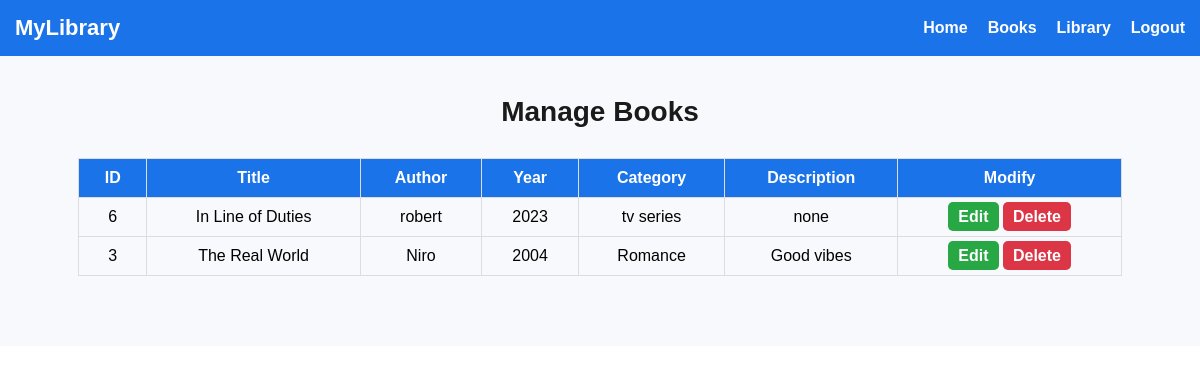
Page /manageBook.php (signed in) on the committed database.
### tables this page shows
CREATE TABLE `books` (
  `id` int(11) NOT NULL,
  `title` varchar(255) NOT NULL,
  `author` varchar(255) NOT NULL,
  `year` int(4) NOT NULL,
  `category` varchar(100) NOT NULL,
  `description` text DEFAULT NULL
);

### manageBook.php (the view, shortened to what this page needs)
<?php
$host = "localhost";
$user = "root";
$password = "";
$dbname = "library_db";
$conn = new mysqli($host, $user, $password, $dbname);
$sql = "SELECT * FROM books ORDER BY id DESC";
$result = $conn->query($sql);
?>
<!DOCTYPE html>
<html lang="en">
<head>
    <link rel="stylesheet" href="style.css">
</head>
<body>
<nav class="navbar">
    <div class="logo">MyLibrary</div>
    <ul class="menu">
        <li><a href="index.php">Home</a></li>
        <li><a href="books.php">Books</a></li>
        <li><a href="library.php" class="active">Library</a></li>
        <li><a href="logout.php">Logout</a></li>
    </ul>
</nav>
<section class="books-section">
    <h2 class="section-title">Manage Books</h2>
    <table>
        <tr>
            <th>ID</th>
            <th>Title</th>
            <th>Author</th>
            <th>Year</th>
            <th>Category</th>
            <th>Description</th>
            <th>Modify</th>
        </tr>
        <?php if($result->num_rows > 0): ?>
            <?php while($row = $result->fetch_assoc()): ?>
            <tr>
                <td><?= $row['id'] ?></td>
                <td><?= htmlspecialchars($row['title']) ?></td>
                <td><?= htmlspecialchars($row['author']) ?></td>
                <td><?= $row['year'] ?></td>
                <td><?= htmlspecialchars($row['category']) ?></td>
                <td><?= htmlspecialchars($row['description']) ?></td>
                <td>
                    <a href="editBook.php?id=<?= $row['id'] ?>" class="edit">Edit</a>
                    <a href="deleteBook.php?id=<?= $row['id'] ?>" class="delete" onclick="return confirm('Are you sure?')">Delete</a>
                </td>
            </tr>
            <?php endwhile; ?>
        <?php else: ?>
            <tr><td colspan="7">No books found.</td></tr>
        <?php endif; ?>
    </table>
</section>
</body>
</html>

### style.css (style rules this page uses)
* { margin: 0; padding: 0; font-family: Arial, sans-serif; }
.navbar { background: #1a73e8; padding: 15px; display: flex; justify-content: space-between; align-items: center; }
.logo { color: #fff; font-size: 22px; font-weight: bold; }
.menu { list-style: none; display: flex; }
.menu li { margin-left: 20px; }
.menu li a { color: #fff; text-decoration: none; font-weight: bold; }
.books-section { padding: 40px 20px; background: #f8f9fc; }
.section-title { text-align: center; font-size: 28px; margin-bottom: 30px; color: #1a1a1a; }

### manageBook.php (style rules this page uses)
table { width: 90%; margin: 30px auto; border-collapse: collapse; }
th, td { padding: 10px 15px; border: 1px solid #ddd; text-align: center; }
th { background: #1a73e8; color: white; }
td a { padding: 6px 10px; border-radius: 5px; text-decoration: none; color: white; font-weight: bold; }
.edit { background: #28a745; }
.delete { background: #dc3545; }

### rows in the picture
books: id "6", title "In Line of Duties", author "robert", year "2023", category "tv series", description "none"
books: id "3", title "The Real World", author "Niro", year "2004", category "Romance", description "Good vibes"
